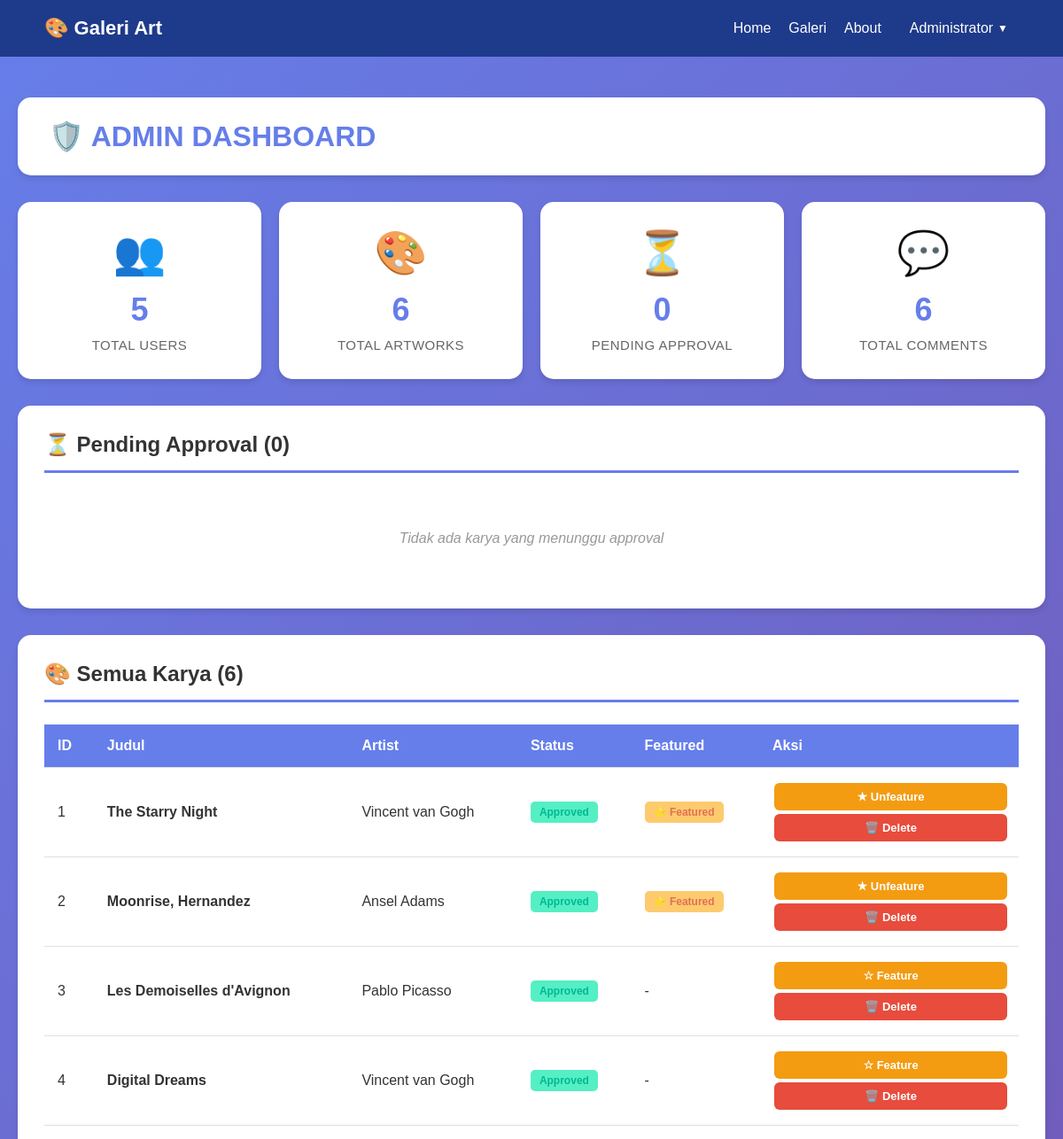
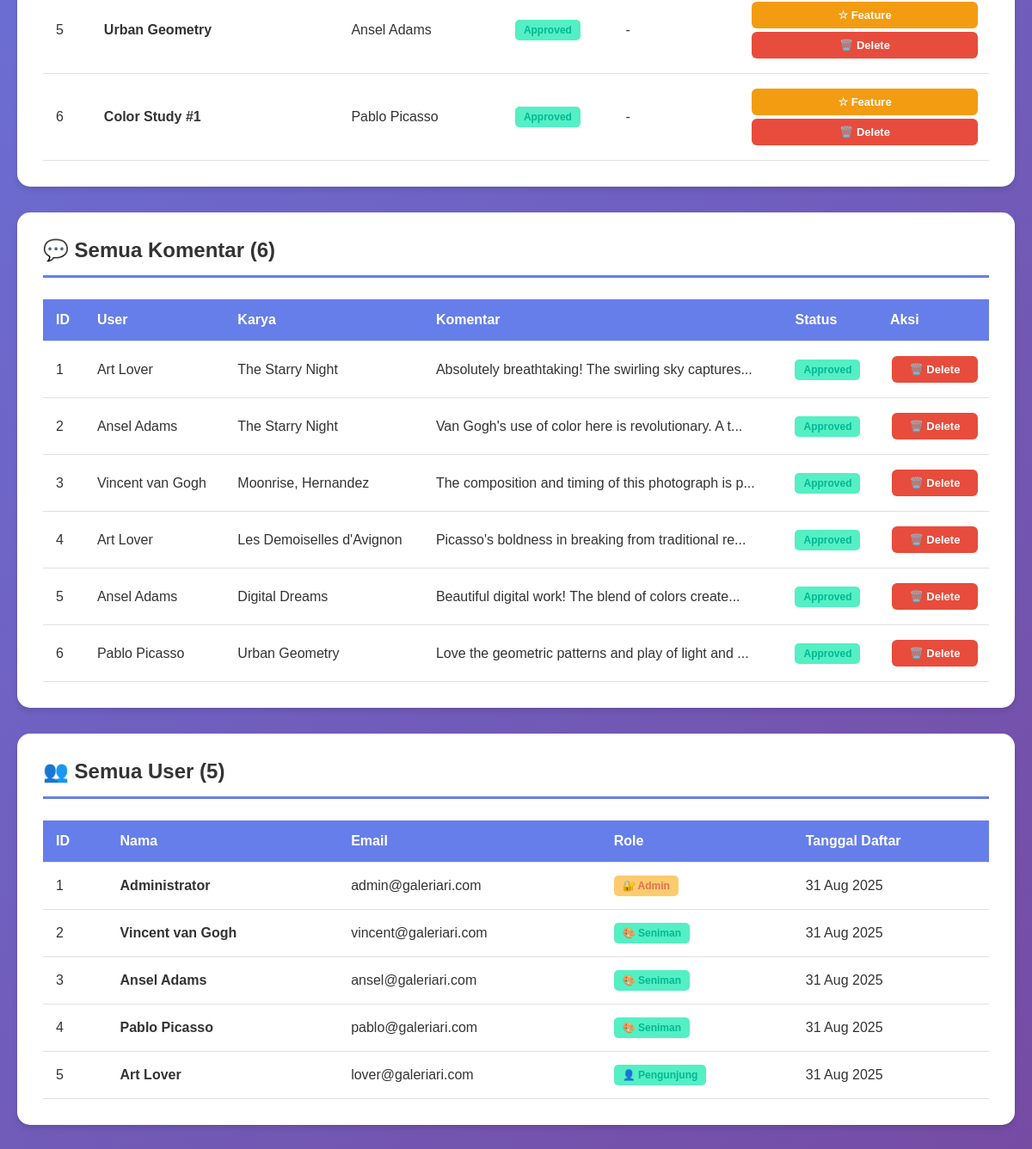
/admin.php (signed in), run on the app's committed database (2 pictures, top to bottom).
### tables this page shows
CREATE TABLE `artworks` (
  `id` int NOT NULL,
  `judul` varchar(200) NOT NULL,
  `deskripsi` text,
  `image_path` varchar(255) NOT NULL,
  `thumbnail_path` varchar(255) DEFAULT NULL,
  `user_id` int NOT NULL,
  `category_id` int NOT NULL,
  `views` int DEFAULT '0',
  `likes` int DEFAULT '0',
  `featured` tinyint(1) DEFAULT '0',
  `status` enum('pending','approved','rejected') DEFAULT 'pending',
  `created_at` timestamp NULL DEFAULT CURRENT_TIMESTAMP,
  `updated_at` timestamp NULL DEFAULT CURRENT_TIMESTAMP ON UPDATE CURRENT_TIMESTAMP
);

CREATE TABLE `comments` (
  `id` int NOT NULL,
  `artwork_id` int NOT NULL,
  `user_id` int NOT NULL,
  `comment` text NOT NULL,
  `parent_id` int DEFAULT NULL,
  `status` enum('approved','pending','rejected') DEFAULT 'approved',
  `created_at` timestamp NULL DEFAULT CURRENT_TIMESTAMP,
  `updated_at` timestamp NULL DEFAULT CURRENT_TIMESTAMP ON UPDATE CURRENT_TIMESTAMP
);

CREATE TABLE `users` (
  `id` int NOT NULL,
  `nama` varchar(100) NOT NULL,
  `email` varchar(150) NOT NULL,
  `password` varchar(255) NOT NULL,
  `role` enum('seniman','pengunjung','admin') NOT NULL DEFAULT 'pengunjung',
  `profile_image` varchar(255) DEFAULT NULL,
  `bio` text,
  `tanggal_daftar` timestamp NULL DEFAULT CURRENT_TIMESTAMP,
  `last_login` timestamp NULL DEFAULT NULL,
  `status` enum('active','inactive','banned') DEFAULT 'active'
);

### admin.php (the view, shortened to what this page needs)
<?php
try {
    $pdo = getConnection();
    $totalUsers = $pdo->query("SELECT COUNT(*) FROM users")->fetchColumn();
    $totalArt = $pdo->query("SELECT COUNT(*) FROM artworks")->fetchColumn();
    $pendingArt = $pdo->query("SELECT COUNT(*) FROM artworks WHERE status='pending'")->fetchColumn();
    $totalComments = $pdo->query("SELECT COUNT(*) FROM comments")->fetchColumn();
    $pendingStmt = $pdo->query("
        SELECT a.*, COALESCE(u.nama, 'Unknown User') as username
        FROM artworks a
        LEFT JOIN users u ON a.user_id = u.id
        WHERE a.status='pending'
        ORDER BY a.created_at DESC
    ");
    $pendingList = $pendingStmt->fetchAll(PDO::FETCH_ASSOC);
    $allArtStmt = $pdo->query("
        SELECT a.*, COALESCE(u.nama, 'Unknown User') as username
        FROM artworks a
        LEFT JOIN users u ON a.user_id = u.id
        ORDER BY a.created_at DESC
    ");
    $allArt = $allArtStmt->fetchAll(PDO::FETCH_ASSOC);
    $commentStmt = $pdo->query("
        SELECT c.*,
               COALESCE(u.nama, 'Unknown User') as username,
               COALESCE(a.judul, 'Unknown Artwork') as artwork_title
        FROM comments c
        LEFT JOIN users u ON c.user_id = u.id
        LEFT JOIN artworks a ON c.artwork_id = a.id
        ORDER BY c.created_at DESC
    ");
    $allComments = $commentStmt->fetchAll(PDO::FETCH_ASSOC);
    $userStmt = $pdo->query("SELECT * FROM users ORDER BY tanggal_daftar DESC");
    $allUsers = $userStmt->fetchAll(PDO::FETCH_ASSOC);
} catch (PDOException $e) {
    error_log("Database error: " . $e->getMessage());
    echo "<div style='background:red;color:white;padding:20px;margin:20px;border-radius:10px;'>";
    echo "<strong>Database Error:</strong> " . htmlspecialchars($e->getMessage());
    echo "</div>";
    $totalUsers = $totalArt = $pendingArt = $totalComments = 0;
    $pendingList = $allArt = $allComments = $allUsers = [];
}
?>
<!DOCTYPE html>
<html lang="id">
<head>
    <link rel="stylesheet" href="styles.css">
</head>
<body>
    <header>
        <div class="logo">🎨 Galeri Art</div>
        <nav>
            <ul>
                <li><a href="index.php">Home</a></li>
                <li><a href="galeri.php">Galeri</a></li>
                <li><a href="about.php">About</a></li>
                <li class="user-dropdown">
                    <a href="#" class="user-name"><?php echo htmlspecialchars($_SESSION['user_nama']); ?> <span class="dropdown-arrow">▼</span></a>
                </li>
            </ul>
        </nav>
    </header>
    <div class="admin-container">
        <div class="admin-header">
            <h1>🛡️ ADMIN DASHBOARD</h1>
        </div>
        <div class="stats-grid">
            <div class="stat-box">
                <div class="icon">👥</div>
                <div class="number"><?= $totalUsers ?></div>
                <div class="label">Total Users</div>
            </div>
            <div class="stat-box">
                <div class="icon">🎨</div>
                <div class="number"><?= $totalArt ?></div>
                <div class="label">Total Artworks</div>
            </div>
            <div class="stat-box">
                <div class="icon">⏳</div>
                <div class="number"><?= $pendingArt ?></div>
                <div class="label">Pending Approval</div>
            </div>
            <div class="stat-box">
                <div class="icon">💬</div>
                <div class="number"><?= $totalComments ?></div>
                <div class="label">Total Comments</div>
            </div>
        </div>
        <div class="section">
            <h2>⏳ Pending Approval (<?= count($pendingList) ?>)</h2>
            <?php if (count($pendingList) == 0): ?>
                <div class="no-data">Tidak ada karya yang menunggu approval</div>
            <?php endif; ?>
        </div>
        <div class="section">
            <h2>🎨 Semua Karya (<?= count($allArt) ?>)</h2>
            <table>
                <thead>
                    <tr>
                        <th>ID</th>
                        <th>Judul</th>
                        <th>Artist</th>
                        <th>Status</th>
                        <th>Featured</th>
                        <th>Aksi</th>
                    </tr>
                </thead>
                <tbody>
                <?php if (count($allArt) == 0): ?>
                    <tr>
                        <td colspan="6" class="no-data">Tidak ada karya seni</td>
                    </tr>
                <?php else: ?>
                <?php foreach ($allArt as $a): ?>
                <tr>
                    <td><?= $a['id'] ?></td>
                    <td><strong><?= htmlspecialchars($a['judul']) ?></strong></td>
                    <td><?= htmlspecialchars($a['username'] ?? 'Unknown') ?></td>
                    <td>
                        <span class="badge badge-<?= $a['status'] ?>">
                            <?= ucfirst($a['status']) ?>
                        </span>
                    </td>
                    <td>
                        <?= ($a['featured'] ?? 0) == 1 ? '<span class="badge badge-featured">⭐ Featured</span>' : '-' ?>
                    </td>
                    <td>
                        <form method="POST" style="display:inline;">
                            <button name="toggle_featured" class="btn btn-featured">
                                <?= ($a['featured'] ?? 0) == 1 ? '★ Unfeature' : '☆ Feature' ?>
                            </button>
                        </form>
                        <form method="POST" style="display:inline;">
                            <button name="reject_art" class="btn btn-delete"
                                    onclick="return confirm('Yakin ingin menghapus karya ini?')">
                                🗑️ Delete
                            </button>
                        </form>
                    </td>
                </tr>
                <?php endforeach; ?>
                <?php endif; ?>
                </tbody>
            </table>
        </div>
        <div class="section">
            <h2>💬 Semua Komentar (<?= count($allComments) ?>)</h2>
            <table>
                <thead>
                    <tr>
                        <th>ID</th>
                        <th>User</th>
                        <th>Karya</th>
                        <th>Komentar</th>
                        <th>Status</th>
                        <th>Aksi</th>
                    </tr>
                </thead>
                <tbody>
                <?php if (count($allComments) == 0): ?>
                    <tr>
                        <td colspan="6" class="no-data">Tidak ada komentar</td>
                    </tr>
                <?php else: ?>
                <?php foreach ($allComments as $c): ?>
                <tr>
                    <td><?= $c['id'] ?></td>
                    <td><?= htmlspecialchars($c['username'] ?? 'Unknown') ?></td>
                    <td><?= htmlspecialchars($c['artwork_title'] ?? 'N/A') ?></td>
                    <td><?= htmlspecialchars(substr($c['comment'], 0, 50)) ?><?= strlen($c['comment']) > 50 ? '...' : '' ?></td>
                    <td>
                        <span class="badge badge-<?= $c['status'] ?>">
                            <?= ucfirst($c['status']) ?>
                        </span>
                    </td>
                    <td>
                        <form method="POST" style="display:inline;">
                            <button name="delete_comment" class="btn btn-delete"
                                    onclick="return confirm('Yakin ingin menghapus komentar ini?')">
                                🗑️ Delete
                            </button>
                        </form>
                    </td>
                </tr>
                <?php endforeach; ?>
                <?php endif; ?>
                </tbody>
            </table>
        </div>
        <div class="section">
            <h2>👥 Semua User (<?= count($allUsers) ?>)</h2>
            <table>
                <thead>
                    <tr>
                        <th>ID</th>
                        <th>Nama</th>
                        <th>Email</th>
                        <th>Role</th>
                        <th>Tanggal Daftar</th>
                    </tr>
                </thead>
                <tbody>
                <?php if (count($allUsers) == 0): ?>
                    <tr>
                        <td colspan="5" class="no-data">Tidak ada user</td>
                    </tr>
                <?php else: ?>
                <?php foreach ($allUsers as $u): ?>
                <tr>
                    <td><?= $u['id'] ?></td>
                    <td><strong><?= htmlspecialchars($u['nama']) ?></strong></td>
                    <td><?= htmlspecialchars($u['email']) ?></td>
                    <td>
                        <span class="badge <?= $u['role'] === 'admin' ? 'badge-featured' : 'badge-approved' ?>">
                            <?= $u['role'] === 'admin' ? '🔐 Admin' : ($u['role'] === 'seniman' ? '🎨 Seniman' : '👤 Pengunjung') ?>
                        </span>
                    </td>
                    <td><?= date('d M Y', strtotime($u['tanggal_daftar'] ?? 'now')) ?></td>
                </tr>
                <?php endforeach; ?>
                <?php endif; ?>
                </tbody>
            </table>
        </div>
    </div>
</body>
</html>

### styles.css (style rules this page uses)
* { margin: 0; padding: 0; box-sizing: border-box; font-family: "Poppins", sans-serif; }
body { background: #f5faff; color: #333; }
header { width: 100%; padding: 15px 50px; background: #1e3a8a; color: white; display: flex; justify-content: space-between; align-items: center; position: fixed; top: 0; z-index: 100; }
header .logo { font-size: 22px; font-weight: bold; }
header nav ul { list-style: none; display: flex; gap: 20px; align-items: center; }
header nav ul li a { text-decoration: none; color: white; font-weight: 500; transition: 0.3s; }
.user-dropdown { position: relative; }
.user-name { display: flex; align-items: center; gap: 5px; cursor: pointer; padding: 8px 12px; border-radius: 6px; transition: background-color 0.3s; }
.dropdown-arrow { font-size: 12px; transition: transform 0.3s; }
.btn { display: inline-block; padding: 12px 25px; background: #60a5fa; color: white; border-radius: 25px; text-decoration: none; transition: 0.3s; cursor: pointer; border: none; font-weight: 500; }
form input, form select, form textarea, form button { width: 100%; padding: 12px; margin: 10px 0; border-radius: 8px; border: 1px solid #ccc; font-family: "Poppins", sans-serif; }
form button { background: #1e3a8a; color: white; border: none; cursor: pointer; font-weight: bold; transition: 0.3s; }
.stats-grid { display: grid; grid-template-columns: repeat(auto-fit, minmax(200px, 1fr)); gap: 30px; }

### admin.php (style rules this page uses)
body { padding-top: 70px; background: linear-gradient(135deg, #667eea 0%, #764ba2 100%); min-height: 100vh; }
.admin-container { max-width: 1400px; margin: 0 auto; padding: 40px 20px; }
.admin-header { background: white; padding: 25px 35px; border-radius: 15px; margin-bottom: 30px; box-shadow: 0 4px 6px rgba(0,0,0,0.1); display: flex; justify-content: space-between; align-items: center; }
.admin-header h1 { color: #667eea; font-size: 32px; margin: 0; }
.stats-grid { display: grid; grid-template-columns: repeat(auto-fit, minmax(250px, 1fr)); gap: 20px; margin-bottom: 30px; }
.stat-box { background: white; padding: 30px; border-radius: 15px; box-shadow: 0 4px 6px rgba(0,0,0,0.1); text-align: center; transition: transform 0.3s; }
.stat-box .icon { font-size: 48px; margin-bottom: 15px; }
.stat-box .number { font-size: 36px; font-weight: bold; color: #667eea; margin: 10px 0; }
.stat-box .label { color: #666; font-size: 15px; text-transform: uppercase; letter-spacing: 0.5px; }
.section { background: white; padding: 30px; border-radius: 15px; margin-bottom: 30px; box-shadow: 0 4px 6px rgba(0,0,0,0.1); }
.section h2 { color: #333; margin-bottom: 25px; padding-bottom: 15px; border-bottom: 3px solid #667eea; font-size: 24px; }
table { width: 100%; border-collapse: collapse; margin-top: 15px; }
table thead { background: #667eea; color: white; }
th, td { padding: 15px; text-align: left; border-bottom: 1px solid #e0e0e0; }
.btn { padding: 8px 16px; border: none; border-radius: 6px; cursor: pointer; font-size: 13px; font-weight: 600; margin: 2px; transition: all 0.3s; display: inline-block; }
.btn-reject, .btn-delete { background: #e74c3c; color: white; }
.btn-featured { background: #f39c12; color: white; }
.badge { padding: 5px 10px; border-radius: 5px; font-size: 12px; font-weight: 600; display: inline-block; }
.badge-approved { background: #55efc4; color: #00b894; }
.badge-featured { background: #fdcb6e; color: #e17055; }
.no-data { text-align: center; padding: 40px; color: #999; font-style: italic; }

### data on the page
artworks: id "1", judul "The Starry Night", username "Vincent van Gogh", status "Approved", featured "⭐ Featured"
artworks: id "2", judul "Moonrise, Hernandez", username "Ansel Adams", status "Approved", featured "⭐ Featured"
artworks: id "3", judul "Les Demoiselles d'Avignon", username "Pablo Picasso", status "Approved", featured "☆ Feature"
artworks: id "4", judul "Digital Dreams", username "Vincent van Gogh", status "Approved", featured "☆ Feature"
artworks: id "5", judul "Urban Geometry", username "Ansel Adams", status "Approved", featured "☆ Feature"
artworks: id "6", judul "Color Study #1", username "Pablo Picasso", status "Approved", featured "☆ Feature"
comments: id "1", username "Art Lover", artwork_title "The Starry Night", comment "Absolutely breathtaking! The swirling sky captures", status "Approved"
comments: id "2", username "Ansel Adams", artwork_title "The Starry Night", comment "Van Gogh's use of color here is revolutionary. A t", status "Approved"
comments: id "3", username "Vincent van Gogh", artwork_title "Moonrise, Hernandez", comment "The composition and timing of this photograph is p", status "Approved"
comments: id "4", username "Art Lover", artwork_title "Les Demoiselles d'Avignon", comment "Picasso's boldness in breaking from traditional re", status "Approved"
comments: id "5", username "Ansel Adams", artwork_title "Digital Dreams", comment "Beautiful digital work! The blend of colors create", status "Approved"
comments: id "6", username "Pablo Picasso", artwork_title "Urban Geometry", comment "Love the geometric patterns and play of light and", status "Approved"
users: id "1", nama "Administrator", email "admin@galeriari.com", role "🔐 Admin", tanggal_daftar "31 Aug 2025"
users: id "2", nama "Vincent van Gogh", email "vincent@galeriari.com", role "🎨 Seniman", tanggal_daftar "31 Aug 2025"
users: id "3", nama "Ansel Adams", email "ansel@galeriari.com", role "🎨 Seniman", tanggal_daftar "31 Aug 2025"
users: id "4", nama "Pablo Picasso", email "pablo@galeriari.com", role "🎨 Seniman", tanggal_daftar "31 Aug 2025"
users: id "5", nama "Art Lover", email "lover@galeriari.com", role "👤 Pengunjung", tanggal_daftar "31 Aug 2025"

### other printed values
$_SESSION['user_nama'] "Administrator"
$totalUsers "5"
$totalArt "6"
$pendingArt "0"
$totalComments "6"
count($pendingList) "0"
count($allArt) "6"
count($allComments) "6"
count($allUsers) "5"
